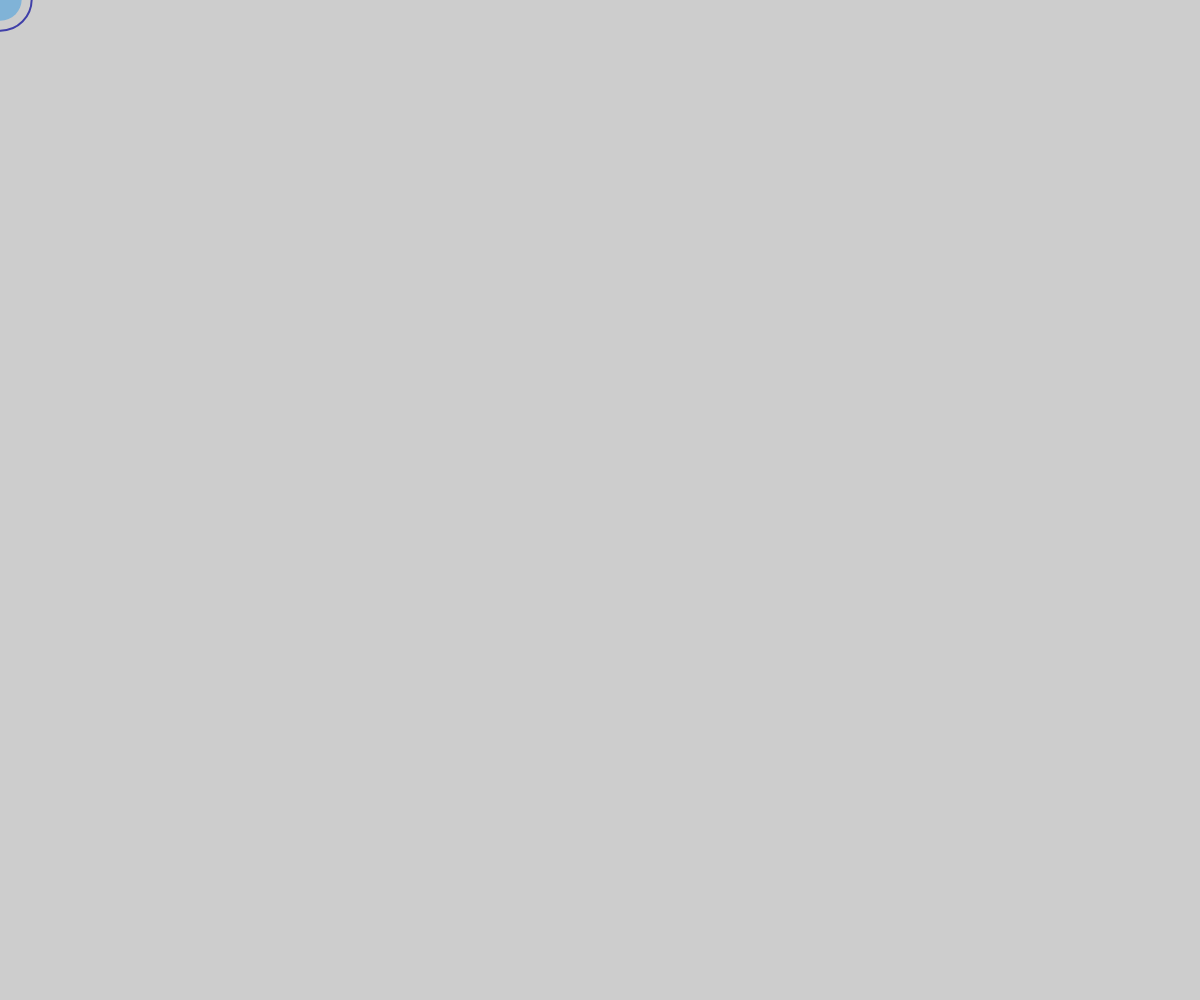
Frame 1 (no input)
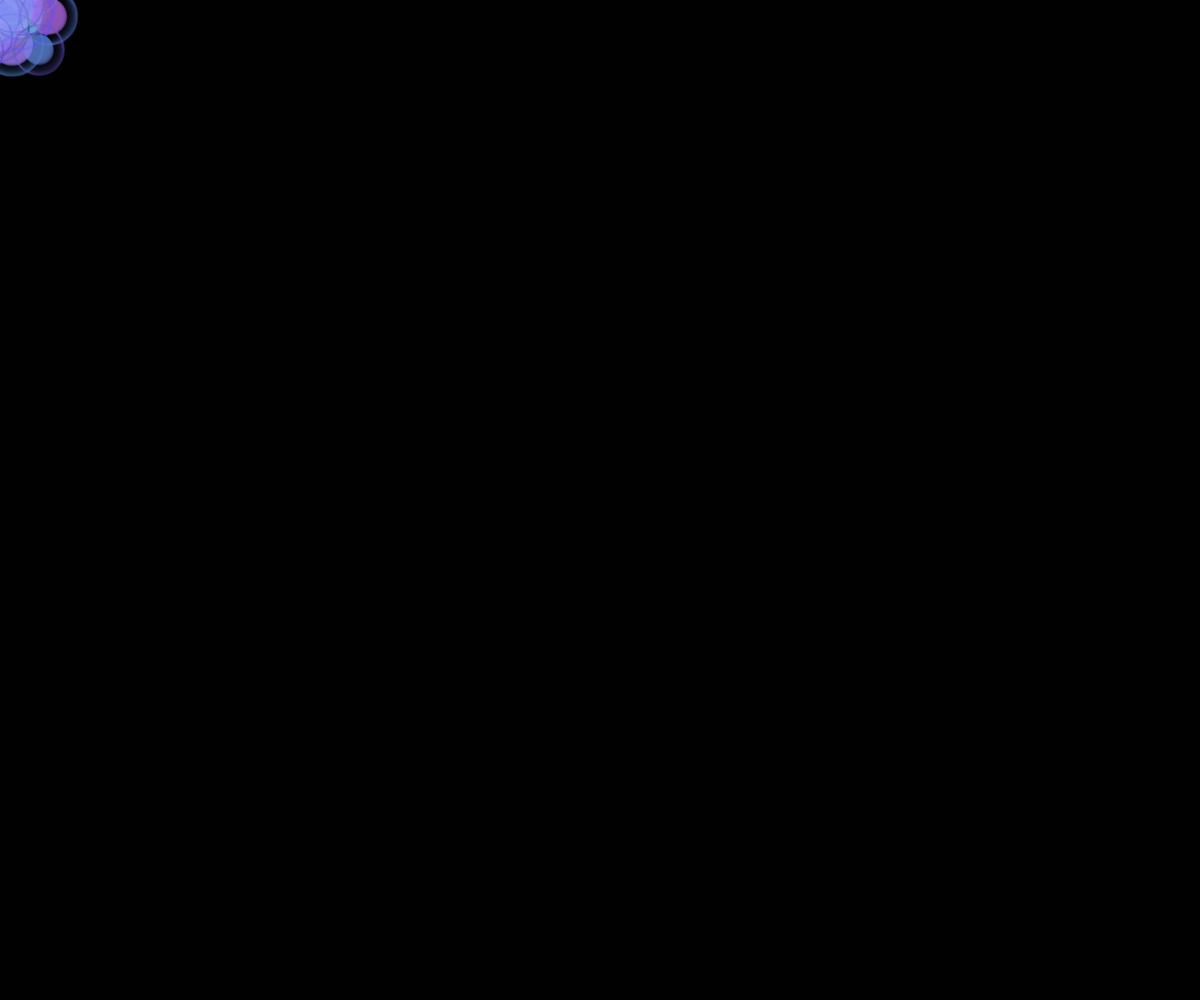
Frame 60 (no input)
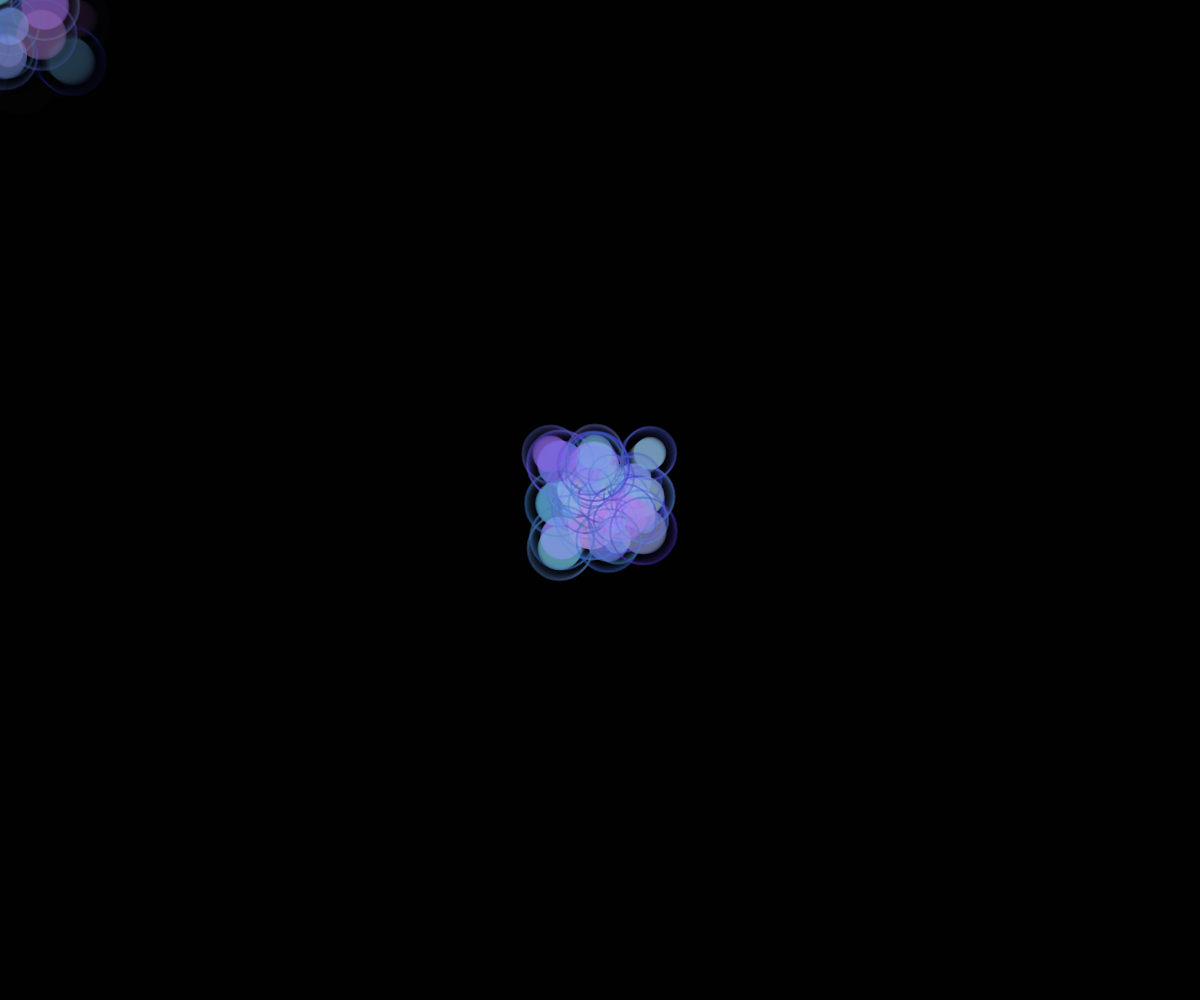
Frame 120 (the mouse pressed at the canvas centre since frame 60)

The p5.js sketch that drew these frames (run headless with seeded random() and noise() and a simulated clock; from frame 60 on, the mouse is pressed at the canvas centre):

// p5.js sketch
// ── sketch.js
let particles = [];

function setup() {
  createCanvas(windowWidth, windowHeight);
  noStroke();
}

function draw() {
  background(0, 50);

  particles.push(new Particle(mouseX, mouseY));

  for (let i = particles.length - 1; i >= 0; i--) {
    particles[i].update();
    particles[i].show();

    if (particles[i].isFinished()) {
      particles.splice(i, 1);
    }
  }
}

class Particle {
  constructor(x, y) {
    this.x = x;
    this.y = y;
    this.vx = random(-1, 1);
    this.vy = random(-1, 1);
    this.alpha = 255;
    this.size = random(20, 50);
    this.innerColor = color(random(100, 180), random(100, 200), random(200, 255), 150);
    this.outerColor = color(random(50, 100), random(50, 120), random(150, 220), 50);
  }

  update() {
    this.x += this.vx;
    this.y += this.vy;
    this.alpha -= 3;
  }

  isFinished() {
    return this.alpha < 0;
  }

  show() {
    noFill();
    stroke(this.outerColor.levels[0], this.outerColor.levels[1], this.outerColor.levels[2], this.alpha);
    strokeWeight(2);
    ellipse(this.x, this.y, this.size + 20);

    noStroke();
    fill(this.innerColor.levels[0], this.innerColor.levels[1], this.innerColor.levels[2], this.alpha);
    ellipse(this.x, this.y, this.size);
  }
}
